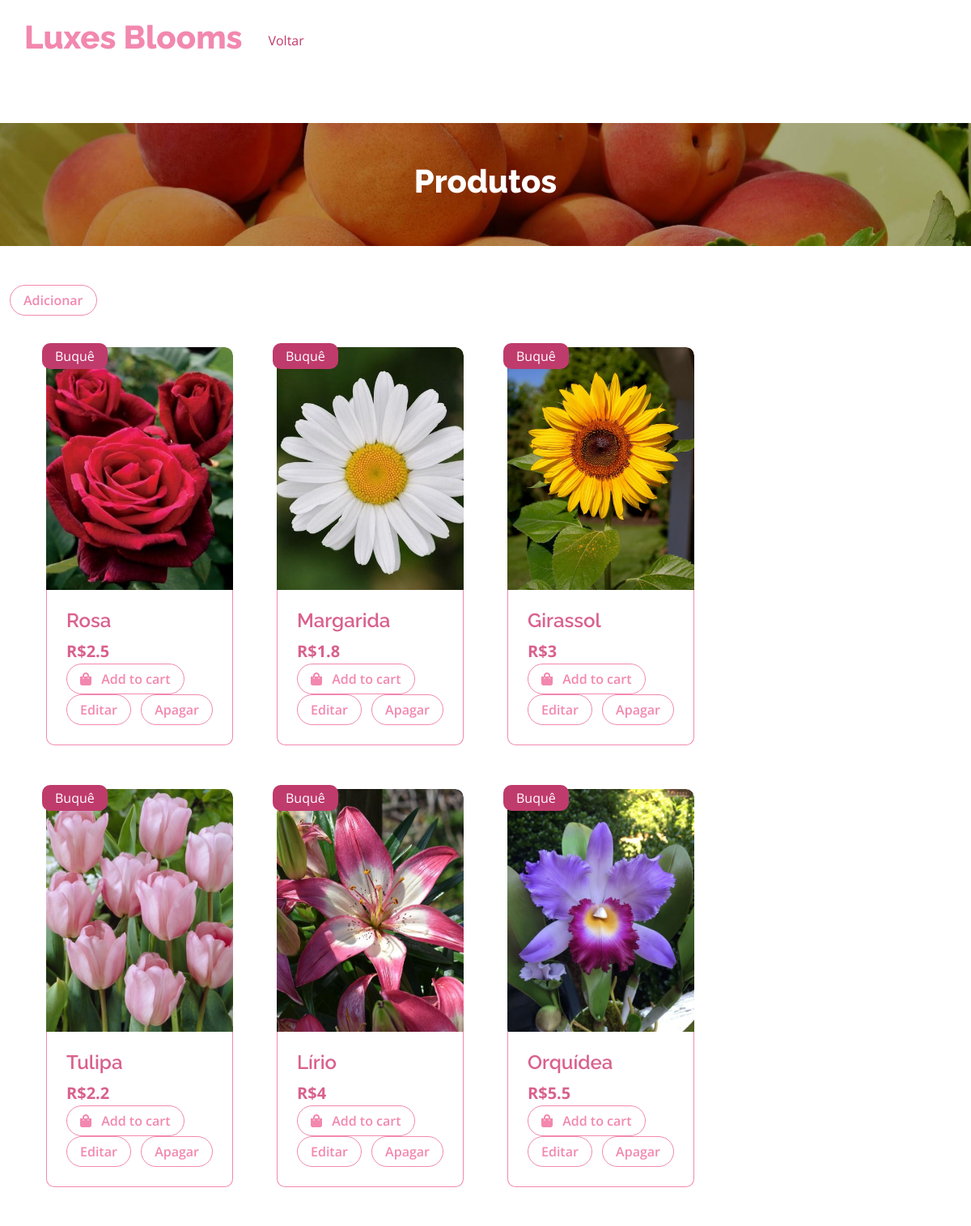
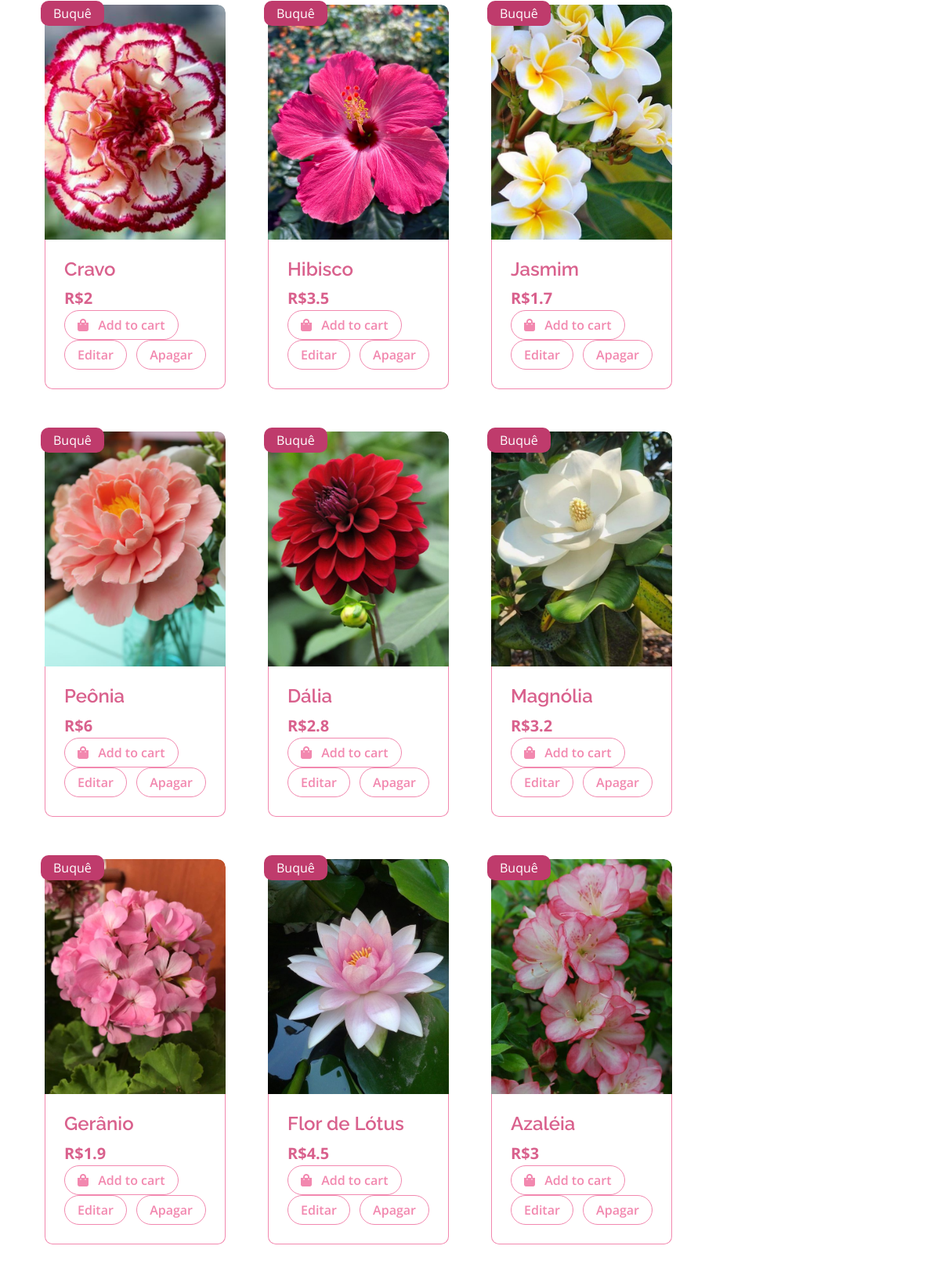
The page /Floricultura/prod_vendedor.php (upper part) on the database its author committed (2 pictures, top to bottom).
### tables this page shows
CREATE TABLE `estoque_flores` (
  `id_flor` int(11) NOT NULL,
  `nome_flor` varchar(128) DEFAULT NULL,
  `quantidade_flor` int(11) DEFAULT NULL,
  `preco_flor` float DEFAULT NULL,
  `imagem_flor` varchar(100) DEFAULT NULL
);

### Floricultura/prod_vendedor.php (the view, shortened to what this page needs)
<?php
    include 'C:\xampp\htdocs\Floricultura/banco_de_dados/conecta.php';
?>
<!DOCTYPE html>
    <html lang="PT-BR">
    <head>
        <link rel="stylesheet" href="https://use.fontawesome.com/releases/v5.15.4/css/all.css" />
        <link href="https://cdn.jsdelivr.net/npm/bootstrap-icons@1.4.1/font/bootstrap-icons.css" rel="stylesheet">
        <link href="lib/lightbox/css/lightbox.min.css" rel="stylesheet">
        <link href="lib/owlcarousel/assets/owl.carousel.min.css" rel="stylesheet">
        <link href="css/bootstrap.min.css" rel="stylesheet">
        <link href="css/style.css" rel="stylesheet">
    </head>
    <body>
        <div class="container-fluid fixed-top">
            <div class="container px-0">
                <nav class="navbar navbar-light bg-white navbar-expand-xl">
                    <a href="index.html" class="navbar-brand">
                        <h1 class="text-primary display-6">Luxes Blooms</h1>
                    </a>
                    <div class="collapse navbar-collapse bg-white" id="navbarCollapse">
                        <div class="d-flex m-3 me-0">
                            <a href="Login_v1/index.html" class="position-relative me-4 my-auto">
                                <i class=""></i>Voltar
                            </a>
                        </div>
                    </div>
                </nav>
            </div>
        </div>
        <div class="container-fluid page-header py-5">
            <h1 class="text-center text-white display-6">Produtos</h1>
        </div>
        <div class="container-fluid fruite py-5">
        <a href='#' class='btn border border-secondary rounded-pill px-3 text-primary'>
                <i class='text-primary'></i> Adicionar
            </a>
            <div class="container py-5">
                <div class="row g-4">
                    <div class="col-lg-12">
                        <div class="row g-4">
                            <div class="col-lg-9">
                                <div class="row g-4 justify-content-center">
                                <?php
                                $sql = "SELECT * FROM estoque_flores";
                                $consulta = $conexao->query($sql);
                                while($dados = $consulta->fetch_assoc()){
                                    echo "<div class='col-md-6 col-lg-6 col-xl-4'>
                                            <div class='rounded position-relative fruite-item' style='width: 100%; max-width: 350px;'>
                                                <div class='fruite-img'>";
                                    echo "<img src='".$dados['imagem_flor']."' class='img-fluid w-100 rounded-top' alt=''>";
                                    echo "</div>";
                                    echo "<div class='text-white bg-secondary px-3 py-1 rounded position-absolute' style='top: 10px; left: 10px;'>Buquê</div>";
                                    echo "<div class='p-4 border border-secondary border-top-0 rounded-bottom'>
                                            <h4>".$dados['nome_flor']."</h4>";
                                    echo "<div class='d-flex justify-content-between flex-lg-wrap'>
                                            <p class='text-dark fs-5 fw-bold mb-0'> R$".$dados['preco_flor']."</p>";
                                    echo "<a href='cart.php'
                                            class='btn border border-secondary rounded-pill px-3 text-primary'><i
                                            class='fa fa-shopping-bag me-2 text-primary'></i> Add to
                                            cart</a>
                                            <a href='#'
                                            class='btn border border-secondary rounded-pill px-3 text-primary'><i
                                            class='text-primary'></i> Editar</a>
                                            <a href='#'
                                            class='btn border border-secondary rounded-pill px-3 text-primary'><i
                                            class='text-primary'></i> Apagar</a>
                                        </div>
                                    </div>
                                </div>
                                </div>";
                                }
?>
                                </div>
                            </div>
                        </div>
                    </div>
                </div>
            </div>
        </div>
    </body>
</html>

### Floricultura/css/style.css (style rules this page uses)
.btn { font-weight: 600; transition: .5s; }
.btn.border-secondary { transition: 0.5s; }
.fixed-top { transition: 0.5s; background: var(--bs-white); border: 0; }
.navbar { height: 100px; border-bottom: 1px solid rgba(255, 255, 255, .1); }
.page-header { position: relative; background: linear-gradient(rgba(0, 0, 0, 0.3), rgba(0, 0, 0, 0.3)), url(../img/cart-page-header-img.jpg); background-position: center center; background-repeat: no-repeat; background-size: cover; }
@media (min-width: 992px) { .hero-header, .page-header { margin-top: 152px !important; } }
.fruite .fruite-item { height: 100%; transition: 0.5s; }
.fruite .fruite-item .fruite-img { overflow: hidden; transition: 0.5s; border-radius: 10px 10px 0 0; }
.fruite .fruite-item .fruite-img img { transition: 0.5s; }

### Floricultura/prod_vendedor.php (style rules this page uses)
.fruite-item { max-width: 100%; padding: 15px; margin: auto; }
.fruite-img img { width: 100%; height: 300px; object-fit: cover; border-radius: 8px 8px 0 0; }

### rows shown on the page
estoque_flores: imagem_flor (picture), nome_flor "Rosa", preco_flor "2.5"
estoque_flores: imagem_flor (picture), nome_flor "Margarida", preco_flor "1.8"
estoque_flores: imagem_flor (picture), nome_flor "Girassol", preco_flor "3"
estoque_flores: imagem_flor (picture), nome_flor "Tulipa", preco_flor "2.2"
estoque_flores: imagem_flor (picture), nome_flor "Lírio", preco_flor "4"
estoque_flores: imagem_flor (picture), nome_flor "Orquídea", preco_flor "5.5"
estoque_flores: imagem_flor (picture), nome_flor "Cravo", preco_flor "2"
estoque_flores: imagem_flor (picture), nome_flor "Hibisco", preco_flor "3.5"
estoque_flores: imagem_flor (picture), nome_flor "Jasmim", preco_flor "1.7"
estoque_flores: imagem_flor (picture), nome_flor "Peônia", preco_flor "6"
estoque_flores: imagem_flor (picture), nome_flor "Dália", preco_flor "2.8"
estoque_flores: imagem_flor (picture), nome_flor "Magnólia", preco_flor "3.2"
estoque_flores: imagem_flor (picture), nome_flor "Gerânio", preco_flor "1.9"
estoque_flores: imagem_flor (picture), nome_flor "Flor de Lótus", preco_flor "4.5"
estoque_flores: imagem_flor (picture), nome_flor "Azaléia", preco_flor "3"
